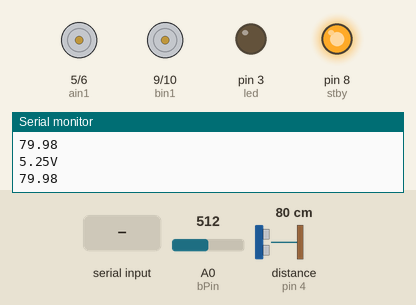
This sketch was run on a simulated Arduino Uno, built with avr-gcc and run on an emulated ATmega328P. On the bench: motor-driver pin pairs drawn as motors (green arrow = first pin HIGH = forward, orange = second pin HIGH = backward, longer = more drive, stopped while the standby pin is LOW), output pins drawn as LEDs (lit = HIGH), the last lines printed to the serial monitor. Wiring (inferred from the names in the program): ultrasonic range finder: trigger pin 2; echo pin 4. Inputs (shaded band) come from the test bench; at power-on: distance to the obstacle (sensor on pin 4) 80 cm, A0 (bPin) = 512. The echo pulse lasts 58.3 µs per cm; pins used as bus, display or sensor lines are not drawn.

Above: at 1.2 s.
1.3 s: "1" received over Serial
At 1.6 s:
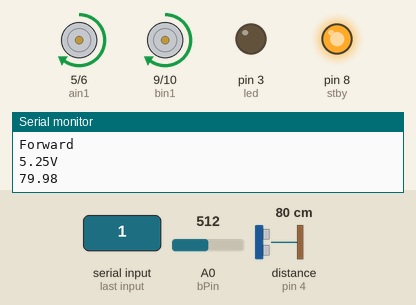
2.8 s: distance to the obstacle (sensor on pin 4) set to 2 cm
At 4.1 s:
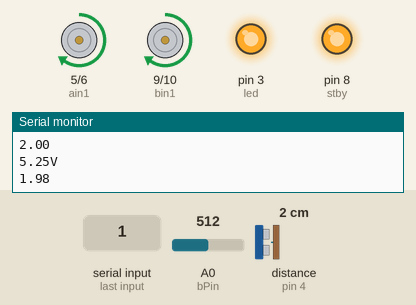
4.5 s: "2" received over Serial
At 5.3 s:
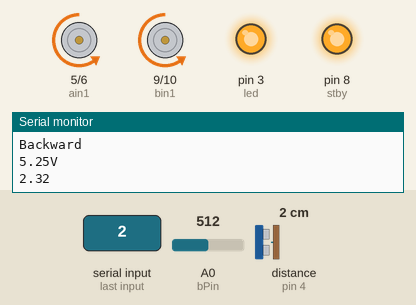
6.0 s: "3" received over Serial
At 6.4 s:
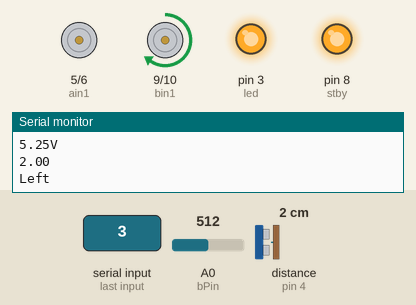
7.5 s: "4" received over Serial
At 8.7 s:
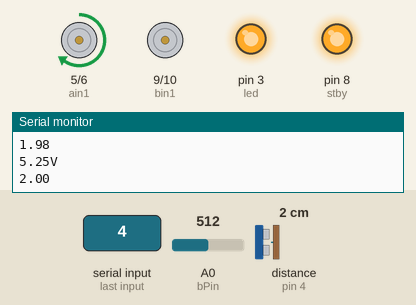
9.0 s: distance to the obstacle (sensor on pin 4) set to 18 cm
At 10.0 s:
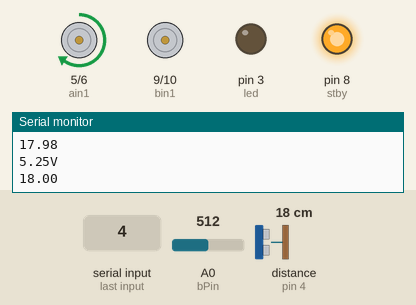
Timing chart, 0 to 11.5 s (numbered marks = the images above; inputs shaded):
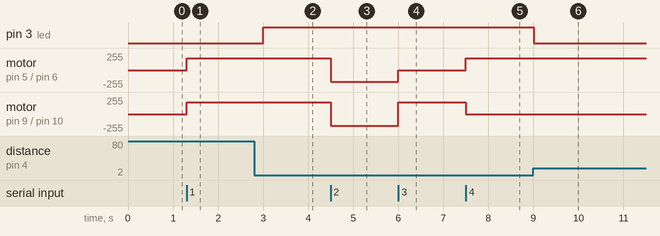

The sketch:

car.ino
```cpp
//-------------------- PIN DEFINITIONS --------------------
int led = 3;
int stby = 8;

int trig = 2;
int echo = 4;

int ain1 = 5;
int ain2 = 6;

int bin1 = 9;
int bin2 = 10;

const int bPin = A0;
float R1 = 10000.0;
float R2 = 10000.0;
//-------------------- TIMING --------------------
unsigned long last = 0;
const unsigned long interval = 500; // ms
//-------------------- SETUP --------------------
void setup() {
  Serial.begin(9600);

  pinMode(led, OUTPUT);
  pinMode(stby, OUTPUT);

  pinMode(trig, OUTPUT);
  pinMode(echo, INPUT);

  pinMode(ain1, OUTPUT);
  pinMode(ain2, OUTPUT);

  pinMode(bin1, OUTPUT);
  pinMode(bin2, OUTPUT);

  digitalWrite(stby, HIGH);
}

//-------------------- MOTOR FUNCTIONS --------------------
void forward() {
  Serial.println("Forward");
  analogWrite(ain1, 175);
  digitalWrite(ain2, LOW);
  analogWrite(bin1, 175);
  digitalWrite(bin2, LOW);
}

void backward() {
  Serial.println("Backward");
  digitalWrite(ain1, LOW);
  analogWrite(ain2, 175);
  digitalWrite(bin1, LOW);
  analogWrite(bin2, 175);
}

void left() {
  Serial.println("Left");
  digitalWrite(ain1, LOW);
  digitalWrite(ain2, LOW);
  analogWrite(bin1, 175);
  digitalWrite(bin2, LOW);
}

void right() {
  Serial.println("Right");
  analogWrite(ain1, 175);
  digitalWrite(ain2, LOW);
  digitalWrite(bin1, LOW);
  digitalWrite(bin2, LOW);
}

void stop() {
  Serial.println("No");
  analogWrite(ain1, 0);
  analogWrite(ain2, 0);
  analogWrite(bin1, 0);
  analogWrite(bin2, 0);
}
//------------------------- VOLTAGE -------------------------
String voltage() {
  int get = analogRead(bPin);
  float div_val = R2 /(R1 + R2);
  float conv = get * (5.0/1023.0) ;
  float volt = conv / div_val ;
  volt = volt + 0.25 ;

  String volt_str = String(volt);
  volt_str = volt_str+"V";

  return volt_str;
}
//-------------------- ULTRASONIC SENSOR --------------------
float readUltrasonic() {
  // Trigger pulse
  digitalWrite(trig, LOW);
  delayMicroseconds(2);
  digitalWrite(trig, HIGH);
  delayMicroseconds(10);
  digitalWrite(trig, LOW);

  // No-block pulse read
  long duration = pulseIn(echo, HIGH, 30000); // 30ms timeout
  if (duration == 0) return -1; // no echo
  float distance = duration * 0.01715; // cm
  distance += 0.3; // calibration
  return distance;
}

void loop() {
  //----------------- MOTOR CONTROL -----------------
  if (Serial.available() > 0) {
    char input = Serial.read();
    switch (input) {
      case '1': forward(); break;
      case '2': backward(); break;
      case '3': left(); break;
      case '4': right(); break;
      case '0': stop(); break;
    }
  }
  //----------------- SENSOR, VOLTAGE, LED -----------------
  unsigned long now = millis();
  if (now - last >= interval) {
    last = now;
    float dist = readUltrasonic();
    String volt = voltage();
    Serial.println(volt);
    if (dist > 0) {
      Serial.println(dist);
      if (dist < 10) digitalWrite(led, HIGH);
      else digitalWrite(led, LOW);
    }
  }
}
```

Measured:
- after the input at 1.3 s, motor on pin 5 (ain1) / pin 6 (ain2), motor on pin 9 (bin1) / pin 10 (bin2): stopped → forward 175/255 at once
- after the input at 2.8 s, pin 3 (led): LOW → HIGH after 0.20 s
- after the input at 4.5 s, motor on pin 5 (ain1) / pin 6 (ain2), motor on pin 9 (bin1) / pin 10 (bin2): forward 175/255 → backward 175/255 at once
- after the input at 6.0 s, motor on pin 5 (ain1) / pin 6 (ain2): backward 175/255 → stopped at once; motor on pin 9 (bin1) / pin 10 (bin2): backward 175/255 → forward 175/255 at once
- after the input at 7.5 s, motor on pin 5 (ain1) / pin 6 (ain2): stopped → forward 175/255 at once; motor on pin 9 (bin1) / pin 10 (bin2): forward 175/255 → stopped at once
- after the input at 9.0 s, pin 3 (led): HIGH → LOW at once
